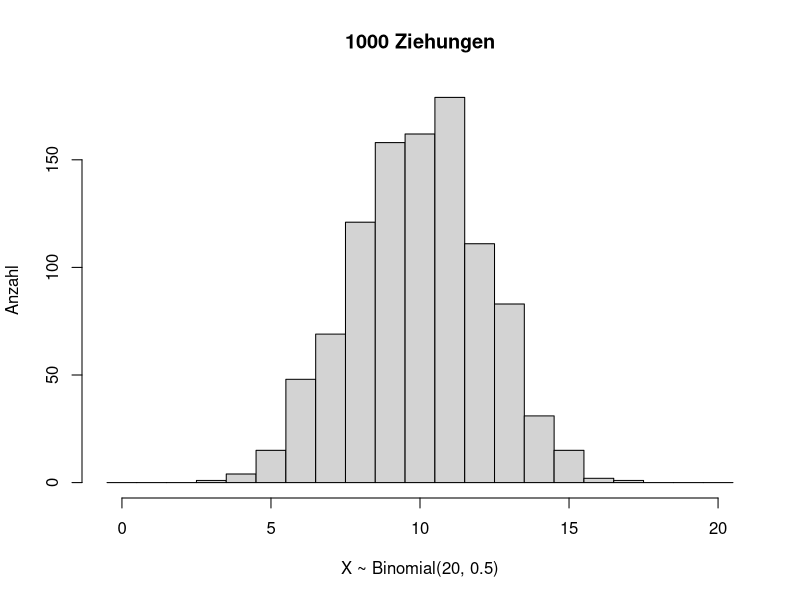
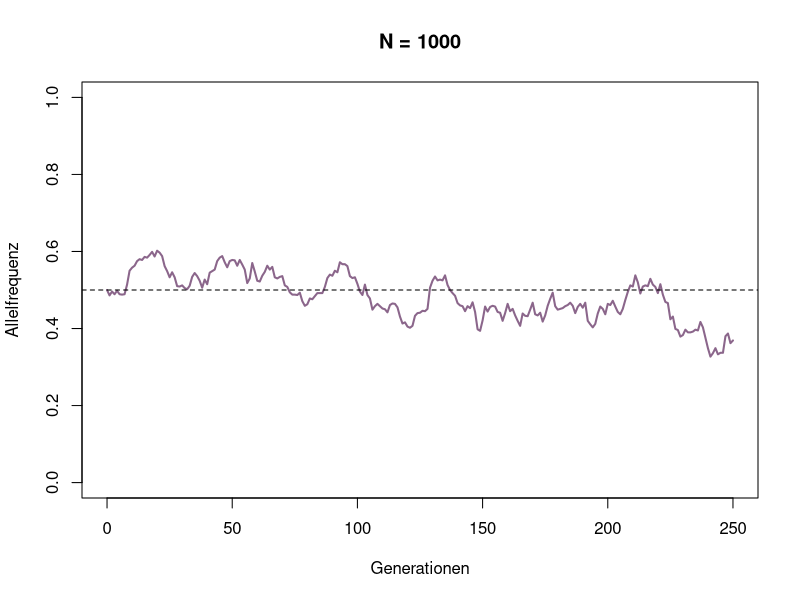
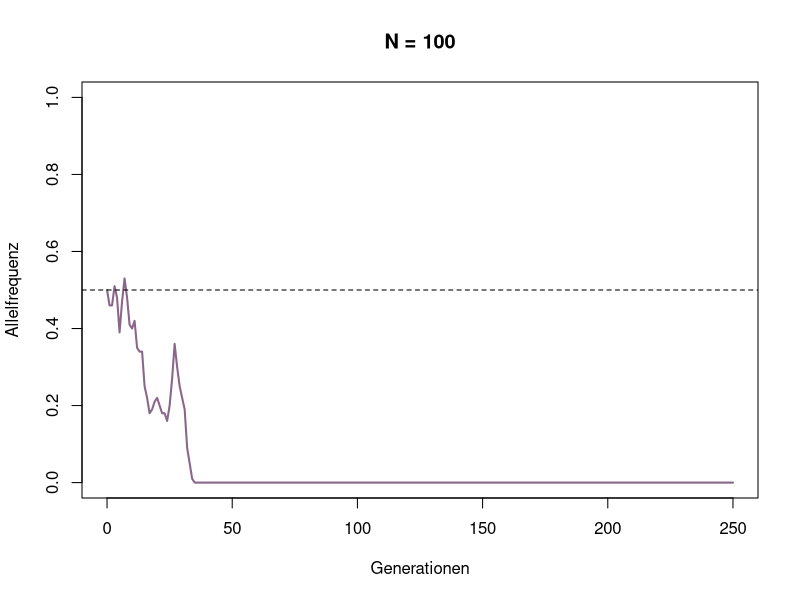
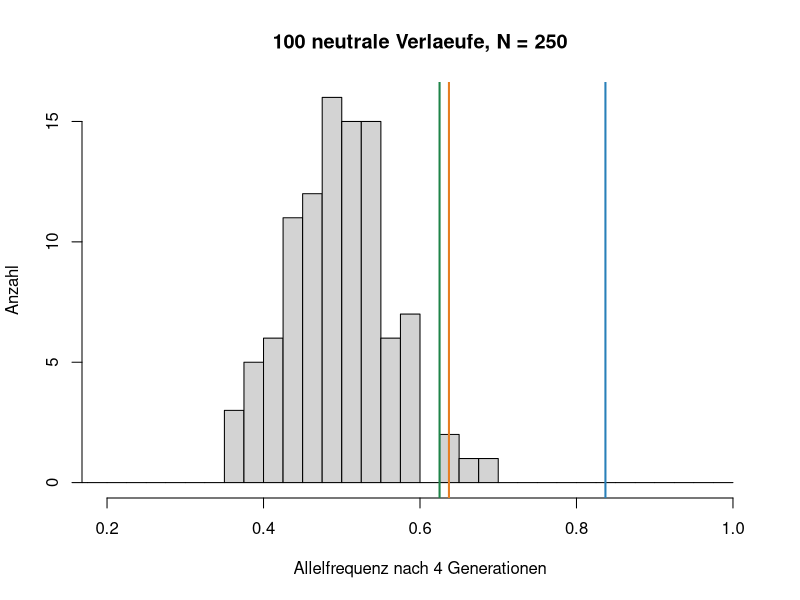
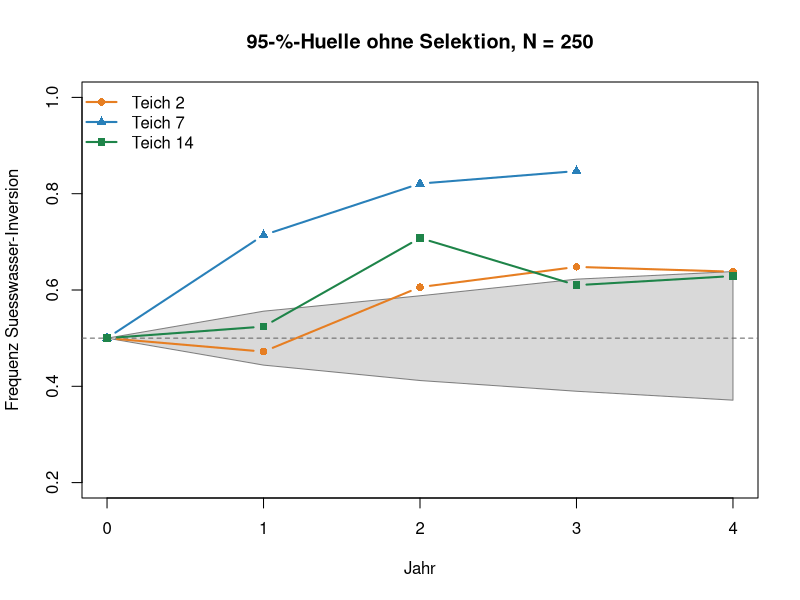
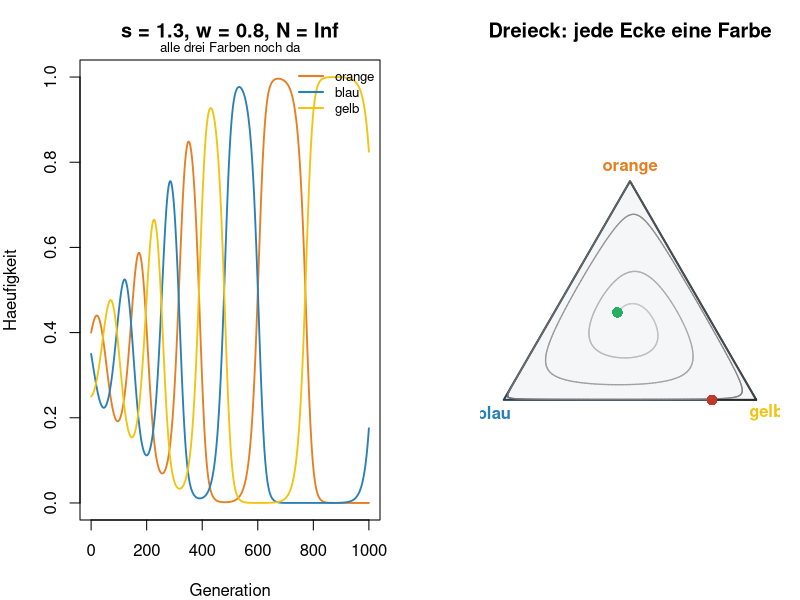
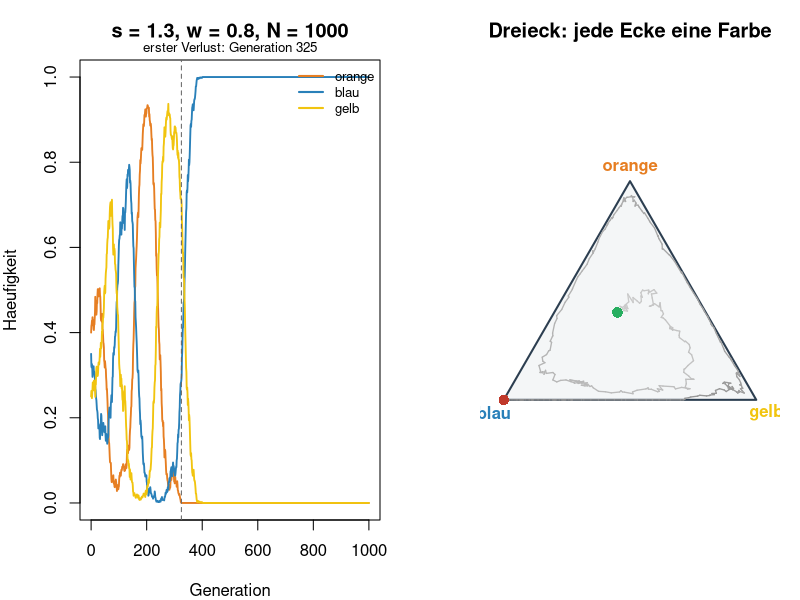
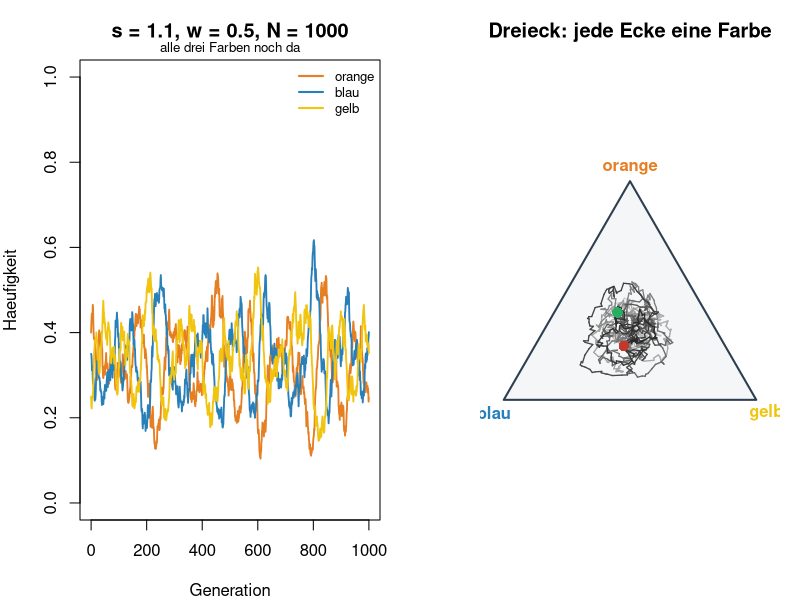

Recreate these plots in R, in order.
## ---- chunk 1
set.seed(2026)

x <- rbinom(1000, size = 20, prob = 0.5)
hist(x, breaks = 0:21 - 0.5,
     main = "1000 Ziehungen", xlab = "X ~ Binomial(20, 0.5)", ylab = "Anzahl")
## ---- chunk 2
WF_step <- function(p, N) {
  N_p <- rbinom(1, N, p)   # wie viele der N Individuen tragen das Allel?
  N_p / N
}
## ---- chunk 3
WF_step(p = 0.5, N = 1000)
## ---- chunk 4
simulateWF <- function(p_0, N, generationen = 250) {
  p <- numeric(generationen + 1)
  p[1] <- p_0
  for (t in seq_len(generationen)) {
    p[t + 1] <- WF_step(p[t], N)
  }
  data.frame(generation = 0:generationen, p = p)
}
## ---- chunk 5
#| fig-height: 4
#| fig-width: 7.5
p_0 <- 0.5   # bitte ändern

large_pop <- simulateWF(p_0, N = 1000)

plot(large_pop$generation, large_pop$p, type = "l", lwd = 2, col = "plum4",
     xlab = "Generationen", ylab = "Allelfrequenz", ylim = c(0, 1),
     main = "N = 1000")
abline(h = p_0, lwd = 1, lty = 2)
## ---- chunk 6
#| fig-height: 4
#| fig-width: 7.5
p_0 <- 0.5   # bitte ändern

small_pop <- simulateWF(p_0, N = 100)

plot(small_pop$generation, small_pop$p, type = "l", lwd = 2, col = "plum4",
     xlab = "Generationen", ylab = "Allelfrequenz", ylim = c(0, 1),
     main = "N = 100")
abline(h = p_0, lwd = 1, lty = 2)
## ---- chunk 7
#| fig-height: 4
#| fig-width: 7.5
N <- 250   # bitte ändern

set.seed(2026)
bahnen <- matrix(NA, nrow = 100, ncol = 5)   # eine Zeile pro Bahn, eine Spalte pro Jahr
for (i in 1:100) {
  bahn <- simulateWF(p_0 = 0.5, N = N, generationen = 4)
  bahnen[i, ] <- bahn$p
}
p_ende <- bahnen[, 5]   # Frequenz nach 4 Jahren

hist(p_ende, breaks = seq(0, 1, by = 0.025), xlim = c(0.2, 1),
     main = paste("100 neutrale Verlaeufe, N =", N),
     xlab = "Allelfrequenz nach 4 Generationen", ylab = "Anzahl")
abline(v = c(0.637, 0.625, 0.837), lwd = 2,
       col = c("#e67e22", "#1e8449", "#2980b9"))   # Teich 2, 14, 7

sum(p_ende >= 0.62)   # so hoch wie Teich 2 und 14?
sum(p_ende >= 0.84)   # so hoch wie Teich 7?
## ---- chunk 8
#| fig-height: 4
#| fig-width: 7.5
unten <- numeric(5)
oben  <- numeric(5)
for (j in 1:5) {
  unten[j] <- quantile(bahnen[, j], 0.025)
  oben[j]  <- quantile(bahnen[, j], 0.975)
}

jahr <- 0:4
plot(NA, xlim = c(0, 4), ylim = c(0.2, 1),
     xlab = "Jahr", ylab = "Frequenz Suesswasser-Inversion",
     main = paste("95-%-Huelle ohne Selektion, N =", N))
polygon(c(jahr, rev(jahr)), c(unten, rev(oben)), col = "grey85", border = "grey50")
abline(h = 0.5, lty = 2, col = "grey40")   # Erwartung ohne Selektion

# die Teiche (Teich 7 hat kein Jahr 4)
lines(0:4, c(0.500, 0.472, 0.606, 0.648, 0.638), type = "b", pch = 16, lwd = 2, col = "#e67e22")
lines(0:3, c(0.500, 0.714, 0.821, 0.847),        type = "b", pch = 17, lwd = 2, col = "#2980b9")
lines(0:4, c(0.500, 0.524, 0.708, 0.610, 0.629), type = "b", pch = 15, lwd = 2, col = "#1e8449")
legend("topleft", c("Teich 2", "Teich 7", "Teich 14"), col = c("#e67e22", "#2980b9", "#1e8449"),
       pch = c(16, 17, 15), lwd = 2, bty = "n")
## ---- chunk 9
echsen_matrix <- function(s, w) {
  matrix(c(1, w, s,
           s, 1, w,
           w, s, 1), nrow = 3, byrow = TRUE)
}

# Eine Generation: erst Selektion (wie Woche 4), dann N Männchen ziehen
echsen_schritt <- function(p, A, N, r = 0.3) {
  W <- 2 - as.numeric(A %*% p)            # Fitness jeder Farbe
  W_mittel <- sum(p * W)
  p_sel <- p * (1 + r * (W - W_mittel))   # 1. Selektion
  p_sel <- p_sel / sum(p_sel)
  if (is.infinite(N)) return(p_sel)       # N = Inf: kein Zufall
  as.numeric(rmultinom(1, size = N, prob = p_sel)) / N   # 2. Ziehung
}

# Viele Generationen hintereinander
echsen_lauf <- function(s, w, N, generationen = 1000, p0 = c(0.4, 0.35, 0.25)) {
  A <- echsen_matrix(s, w)
  p <- matrix(NA, nrow = generationen + 1, ncol = 3)
  p[1, ] <- p0
  for (t in 1:generationen) p[t + 1, ] <- echsen_schritt(p[t, ], A, N)
  p
}
## ---- chunk 10
#| code-fold: true
#| code-summary: "Abbildungen (nicht verändern)"
farben3 <- c("#e67e22", "#2980b9", "#f1c40f")

erster_verlust <- function(p) {
  i <- which(apply(p, 1, min) == 0)
  if (length(i)) i[1] - 1 else NA
}

zeige_echsen <- function(s, w, N, generationen = 1000) {
  p <- echsen_lauf(s, w, N, generationen)
  verlust <- erster_verlust(p)
  par(mfrow = c(1, 2), mar = c(4, 4, 3, 1))
  matplot(0:generationen, p, type = "l", lty = 1, lwd = 1.8, col = farben3, ylim = c(0, 1),
          xlab = "Generation", ylab = "Haeufigkeit",
          main = paste0("s = ", s, ", w = ", w, ", N = ", N))
  if (!is.na(verlust)) {
    abline(v = verlust, lty = 2, col = "grey40")
    mtext(paste("erster Verlust: Generation", verlust), side = 3, line = 0.2, cex = 0.8)
  } else {
    mtext("alle drei Farben noch da", side = 3, line = 0.2, cex = 0.8)
  }
  legend("topright", c("orange", "blau", "gelb"), col = farben3, lwd = 2, bty = "n", cex = 0.8)
  # Dreieck: jede Ecke eine Farbe, der Punkt ist die Mischung
  ecke <- rbind(c(0.5, sqrt(3) / 2), c(0, 0), c(1, 0))
  xy <- p %*% ecke
  plot(NA, xlim = c(-0.05, 1.05), ylim = c(-0.08, 0.95), asp = 1, axes = FALSE,
       xlab = "", ylab = "", main = "Dreieck: jede Ecke eine Farbe")
  polygon(ecke, col = "#f4f6f7", border = "#2c3e50", lwd = 2)
  zeit <- seq(0, 1, length.out = nrow(xy))
  segments(xy[-nrow(xy), 1], xy[-nrow(xy), 2], xy[-1, 1], xy[-1, 2],
           col = grey(0.8 - 0.65 * zeit[-1]), lwd = 1.3)
  points(xy[1, 1], xy[1, 2], pch = 16, col = "#27ae60", cex = 1.4)
  points(xy[nrow(xy), 1], xy[nrow(xy), 2], pch = 16, col = "#c0392b", cex = 1.4)
  text(ecke[, 1] + c(0, -0.04, 0.04), ecke[, 2] + c(0.05, -0.05, -0.05),
       c("orange", "blau", "gelb"), col = farben3, font = 2)
  par(mfrow = c(1, 1))
  invisible(p)
}

zeit_bis_verlust <- function(s, w, N, wiederholungen = 20, generationen = 3000) {
  t <- replicate(wiederholungen, erster_verlust(echsen_lauf(s, w, N, generationen)))
  c(verloren = sum(!is.na(t)), median_generation = median(t, na.rm = TRUE))
}
## ---- chunk 11
#| fig-height: 4.2
#| fig-width: 10
zeige_echsen(s = 1.3, w = 0.8, N = Inf)
## ---- chunk 12
#| fig-height: 4.2
#| fig-width: 10
zeige_echsen(s = 1.3, w = 0.8, N = 1000)   # bitte mehrmals ausführen, dann N ändern
## ---- chunk 13
set.seed(1)
zeit_bis_verlust(s = 1.3, w = 0.8, N = 1000)   # bitte N ändern
## ---- chunk 14
#| fig-height: 4.2
#| fig-width: 10
zeige_echsen(s = 1.1, w = 0.5, N = 1000)
## ---- chunk 15
set.seed(1)
zeit_bis_verlust(s = 1.1, w = 0.5, N = 1000)   # bitte N ändern
